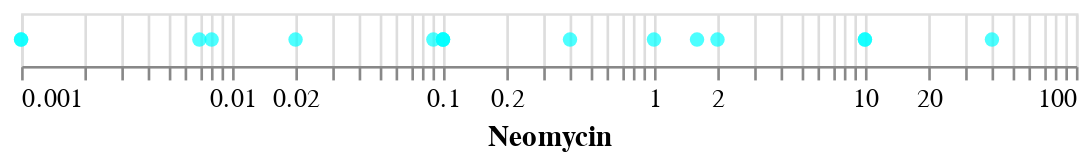

Write notebook code for a chart like this one.
### Code cell
alt.Chart(df).mark_circle(color="aqua").encode(
    alt.X("Neomycin:Q", scale=alt.Scale(type="log"))
)

### Figure 1 — Vega-Lite specification as saved in the notebook (floating-point values rounded to 4 significant figures)
{"$schema": "https://vega.github.io/schema/vega-lite/v4.8.1.json", "config": {"view": {"continuousHeight": 300, "continuousWidth": 400}}, "data": {"name": "data-8833440f737304311e72aeeffd7b9881"}, "datasets": {"data-8833440f737304311e72aeeffd7b9881": [{"Bacteria": "Aerobacter aerogenes", "Genus": "other", "Gram_Staining": "negative", "Neomycin": 1.6, "Penicillin": 870, "Streptomycin": 1}, {"Bacteria": "Bacillus anthracis", "Genus": "other", "Gram_Staining": "positive", "Neomycin": 0.007, "Penicillin": 0.001, "Streptomycin": 0.01}, {"Bacteria": "Brucella abortus", "Genus": "other", "Gram_Staining": "negative", "Neomycin": 0.02, "Penicillin": 1, "Streptomycin": 2}, {"Bacteria": "Diplococcus pneumoniae", "Genus": "other", "Gram_Staining": "positive", "Neomycin": 10, "Penicillin": 0.005, "Streptomycin": 11}, {"Bacteria": "Escherichia coli", "Genus": "other", "Gram_Staining": "negative", "Neomycin": 0.1, "Penicillin": 100, "Streptomycin": 0.4}, {"Bacteria": "Klebsiella pneumoniae", "Genus": "other", "Gram_Staining": "negative", "Neomycin": 1, "Penicillin": 850, "Streptomycin": 1.2}, {"Bacteria": "Mycobacterium tuberculosis", "Genus": "other", "Gram_Staining": "negative", "Neomycin": 2, "Penicillin": 800, "Streptomycin": 5}, {"Bacteria": "Proteus vulgaris", "Genus": "other", "Gram_Staining": "negative", "Neomycin": 0.1, "Penicillin": 3, "Streptomycin": 0.1}, {"Bacteria": "Pseudomonas aeruginosa", "Genus": "other", "Gram_Staining": "negative", "Neomycin": 0.4, "Penicillin": 850, "Streptomycin": 2}, {"Bacteria": "Salmonella (Eberthella) typhosa", "Genus": "Salmonella", "Gram_Staining": "negative", "Neomycin": 0.008, "Penicillin": 1, "Streptomycin": 0.4}, {"Bacteria": "Salmonella schottmuelleri", "Genus": "Salmonella", "Gram_Staining": "negative", "Neomycin": 0.09, "Penicillin": 10, "Streptomycin": 0.8}, {"Bacteria": "Staphylococcus albus", "Genus": "Staphylococcus", "Gram_Staining": "positive", "Neomycin": 0.001, "Penicillin": 0.007, "Streptomycin": 0.1}, {"Bacteria": "Staphylococcus aureus", "Genus": "Staphylococcus", "Gram_Staining": "positive", "Neomycin": 0.001, "Penicillin": 0.03, "Streptomycin": 0.03}, {"Bacteria": "Streptococcus fecalis", "Genus": "Streptococcus", "Gram_Staining": "positive", "Neomycin": 0.1, "Penicillin": 1, "Streptomycin": 1}, {"Bacteria": "Streptococcus hemolyticus", "Genus": "Streptococcus", "Gram_Staining": "positive", "Neomycin": 10, "Penicillin": 0.001, "Streptomycin": 14}, {"Bacteria": "Streptococcus viridans", "Genus": "Streptococcus", "Gram_Staining": "positive", "Neomycin": 40, "Penicillin": 0.005, "Streptomycin": 10}]}, "encoding": {"x": {"field": "Neomycin", "scale": {"type": "log"}, "type": "quantitative"}}, "mark": {"color": "aqua", "type": "circle"}}
